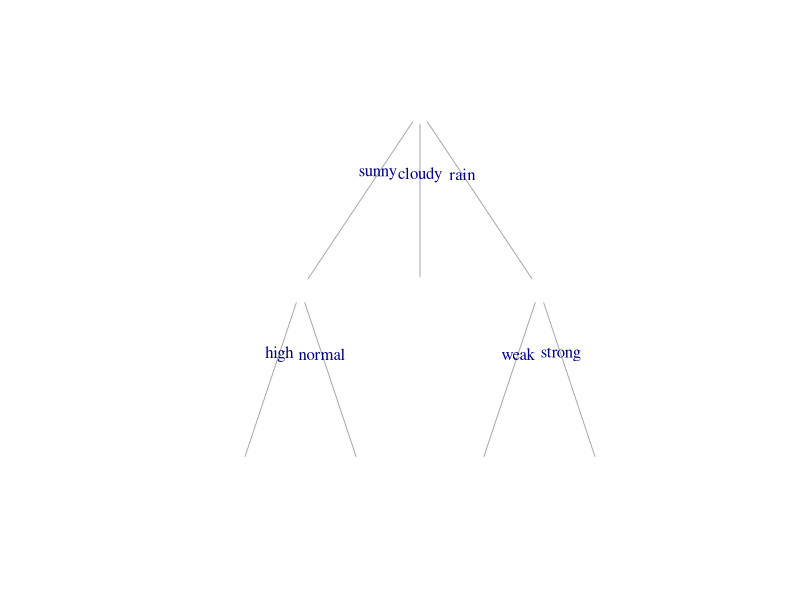

This figure's R source: (Note: this script raises an error after producing the figure.)
#############################################################################
####                  IMPORTING THE NECESSARY LIBRARIES                  ####
#############################################################################
library(dplyr)
library(tidyr)
library(readr)
library(ggplot2)
library(igraph)

#############################################################################
####                       DEFINITION OF FUNCTIONS                       ####
#############################################################################

# Function to generate random colors
randomColor <- function(){
  new_color <- round(runif(3, min = 0, max = 255), digits = 0)
  new_color <- as.character.hexmode(new_color)
  paste("#", new_color[1], new_color[2], new_color[3], sep = "")
}

argmax <- function(df){
  which.max(df)
}

# Function to calculate the entropy
entropy <-function(label_col){
  probs_den <- nrow(label_col)
  probs <- as.vector(table(label_col)) / probs_den
  -sum(probs * log2(probs))
}

# Function to get filtered labels column
filter_df <- function(col_val, col_name, label_col, df) {
  filtered_df <- df[which(df[col_name] == col_val),]
  filtered_df <- filtered_df[label_col]
}

# Function to filter multiple columns with multiple values
filter_cols <- function(col_names, col_vals, df){
  filtered_df <- df
  for(i in seq(length(col_names))){
    filtered_df <- filtered_df[which(filtered_df[col_names[i]] == col_vals[i]),]
  }
  return(filtered_df)
}

get_vertice_names <- function(df, label_col){
  v_names <- names(df[, -which(names(df) == label_col)])
  return(v_names)
}

# Function the get the color of the nodes
get_vertice_colors <- function(df, label_col){
  v_names = c(get_vertice_names(df, label_col), unname(unlist(unique(df[label_col]))))
  v_colors = replicate(length(v_names), randomColor())
  names(v_colors) = v_names
  return(v_colors)
}

# Function to calculate the information gain
information_gain <- function(col_name, label_col, df){
  df_E <- entropy(df[label_col])
  probs_den <- nrow(df)
  probs <- as.vector(table(df[col_name])) / probs_den
  col_vals <- names(table(df[col_name]))
  filtered_df <- lapply(col_vals, filter_df, col_name = col_name, label_col = label_col, df = df)
  col_E <- unlist(lapply(filtered_df, entropy))
  df_E - sum(probs * col_E)
}

id3_decision_tree <- function(df, label_col) {
  
}

#############################################################################
####                            DATASETS LOAD                            ####
#############################################################################

# The first column in this example dataset corresponds to the number of the
# day, thus not useful for the computation
base_df <- read_csv("datasets/play_tennis.csv")[-1]

#############################################################################
####                            TESTING AREA                             ####
#############################################################################

label_col <- "play_tennis"
df <- base_df

id3_tree <- graph.empty(directed = FALSE)

leafs_names <- unlist(unique(df[label_col]))
leafs_count <- rep(0, length(leafs_names))
names(leafs_count) <- leafs_names

v_names <- get_vertice_names(df, label_col)
tree_root <- names(argmax(sapply(v_names, information_gain, label_col = label_col, df = df)))
father_q <- tree_root
v_names <- v_names[-which(v_names == tree_root)]

v_colors <- get_vertice_colors(df, label_col)
v_color = unname(v_colors[tree_root])
id3_tree <- add_vertices(id3_tree, 1, label = tree_root, name = tree_root, color = v_color, attr = list())

v_father <- NULL
v_child <- NULL

while(length(father_q) > 0){
  v_father <- father_q[1]
  father_q <- father_q[-1]
  
  if(v_father == tree_root){
    v_filtered_df <- df
  } else {
    spath <- shortest_paths(id3_tree, from = tree_root, to = v_father, output = "both")
    vpath <- names(unlist(spath$vpath))
    vpath <- vpath[-which(vpath == v_father)]
    epath <- names(unlist(spath$epath))
    v_filtered_df <- filter_cols(vpath, epath, df)
  }
  
  edges <- unname(unlist(unique(v_filtered_df[v_father])))
  for(e in edges){
    e_filtered_df <- filter_cols(v_father, e, v_filtered_df)
    igains = sapply(v_names, information_gain, label_col = label_col, df = e_filtered_df)
      
    if(max(igains) == 0) {
      print("Leaf")
    } else {
      print("vertex")
    }
    
    if(max(igains) == 0) { 
      leaf_name <- unname(unlist(unique(e_filtered_df[label_col])))
      leafs_count[leaf_name] = leafs_count[leaf_name] + 1
      v_color = unname(v_colors[leaf_name])
      leaf_name <- paste(leaf_name, leafs_count[leaf_name], sep = "")
      id3_tree <- add_vertices(id3_tree, 1, label = leaf_name, name = leaf_name, color = v_color, attr = list())
      id3_tree <- add_edges(id3_tree, c(v_father, leaf_name), label = e, name = e, attr = list())
    } else {
      v_name <- names(argmax(igains))
      v_color = unname(v_colors[v_name])
      id3_tree <- add_vertices(id3_tree, 1, label = v_name, name = v_name, color = v_color, attr = list())
      id3_tree <- add_edges(id3_tree, c(v_father, v_name), label = e, name = e, attr = list())
      father_q <- append(father_q, names(argmax(sapply(v_names, information_gain, label_col = label_col, df = e_filtered_df))))
      v_names <- v_names[-which(v_names == v_name)]
    }
  }
  
}

plot(id3_tree, layout = layout_as_tree(id3_tree, root = tree_root))

id3_tree <- graph.empty(directed = FALSE)
id3_tree <- add_vertices(id3_tree, 1, name = "weather", label = "weather", attr = list())
id3_tree <- add_vertices(id3_tree, 1, name = "humidity", label = "humidity", attr = list())
id3_tree <- add_vertices(id3_tree, 1, name = "no1", label = "no", attr(leaf_label = "no"))
id3_tree <- add_vertices(id3_tree, 1, name = "yes1", label = "yes", attr(leaf_label = "yes"))
id3_tree <- add_edges(id3_tree, c("weather","humidity"), label = "sunny", name = "sunny", attr = list())
plot(id3_tree, layout = layout_as_tree)
